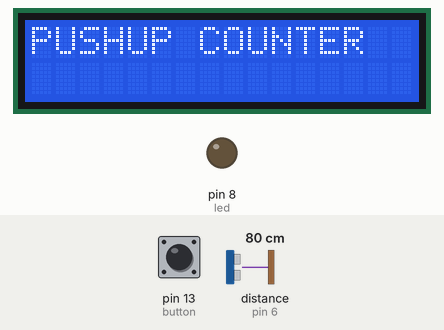
The sketch below on a simulated Arduino Uno, built with avr-gcc and run on an emulated ATmega328P. Parts: 16×2 character LCD, output pins drawn as LEDs (lit = HIGH). Wiring (inferred from the names in the program): ultrasonic range finder: trigger pin 7; echo pin 6. The test bench sets the inputs (shaded band); at power-on: pin 13 (button) LOW, distance to the obstacle (sensor on pin 6) 80 cm. The echo pulse lasts 58.3 µs per cm; pins used as bus, display or sensor lines are not drawn.

Above: at 0.1 s.
3.3 s: pin 13 (button) pulled HIGH for 1 s
At 5.8 s:
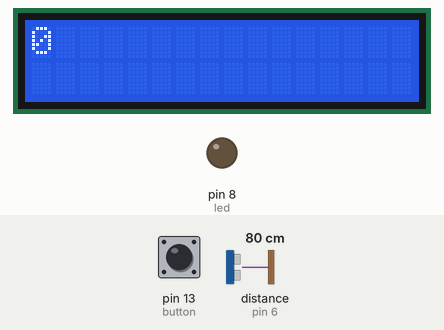
6.1 s: distance to the obstacle (sensor on pin 6) set to 2 cm
At 7.1 s:
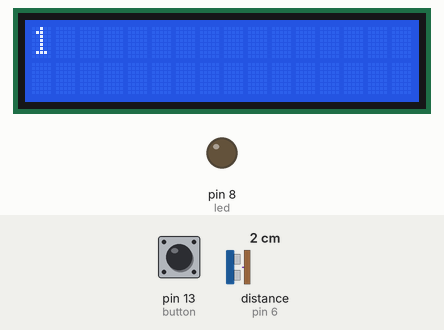
7.9 s: pin 13 (button) pulled HIGH for 3.2 s
At 8.3 s:
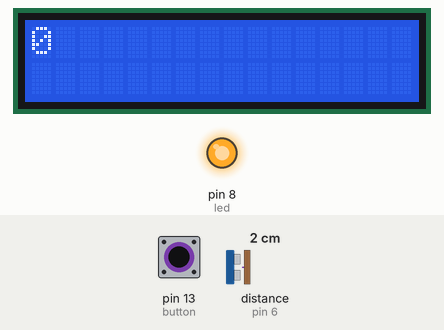
Timing chart, 0 to 12.9 s (numbered marks = the images above; inputs shaded):
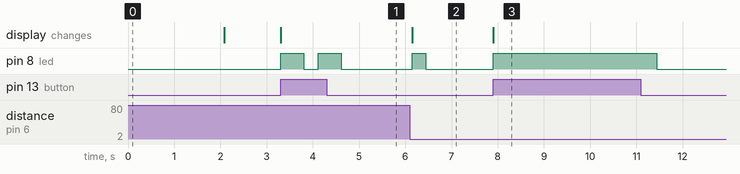

Measured:
- after the input at 3.3 s, pin 8 (led): alternates HIGH for 0.50 s and LOW for 0.31 s, 4 changes in all, then stays LOW, starting at once; the display: changes at once (image 1)
- after the input at 6.1 s, pin 8 (led): LOW → HIGH after 0.05 s, → LOW 0.30 s later; the display: changes after 0.05 s (image 2)
- after the input at 7.9 s, pin 8 (led): LOW → HIGH at once, → LOW 3.5 s later; the display: changes at once (image 3)

The sketch:

sketch_may15c.ino
```cpp
#include <Wire.h> // I2C 통신
#include <LiquidCrystal_I2C.h>
LiquidCrystal_I2C lcd(0x27, 16,2); // LCD 16x2 문자열 출력

int trigPin = 7; // 발신부 핀
int echoPin = 6; // 수신부 핀
int led = 8; // LED 핀
int button = 13; // 버튼(switch) 핀

int cnt; // count : 횟수 세는 용
long pre_distance; // 이전 거리 : 30cm 이상 멀어졌는지 확인 용
long cur_distance; // 현재 거리 : 10cm 이하로 가까워졌는지 확인 용

boolean buttonState = false; // 버튼 상태 초기화 = 풀다운 저항 (0V LOW / 5V HIGH)
boolean buttonSwitch_state_old = LOW; // 버튼 이전 상태
boolean buttonSwitch_state_new = LOW; // 버튼 현재 상태

void setup() {
  Serial.begin(9600); // 데스크톱과의 시리얼 통신
  pinMode(echoPin, INPUT); // 수신부 입력
  pinMode(trigPin, OUTPUT); // 발신부 출력
  pinMode(led, OUTPUT); // LED 출력
  pinMode(button, INPUT); // 버튼 입력

  lcd.init(); // lcd 초기화
  lcd.backlight(); // 백라이트
  lcd.setCursor(0,0); // 커서 왼쪽 정렬
  lcd.print("PUSHUP COUNTER"); // 초기 출력
  delay(2000); // 해당 출력 3초 보이기
  lcd.clear(); // 지우기
  pre_distance = 300;
  cnt = 0; // 횟수 초기화
}

void loop() {
  long duration; // 거리 변수
  digitalWrite(trigPin, HIGH); // 발신부에서 초음파 발생
  delayMicroseconds(10); // 마이크로초 이후
  digitalWrite(trigPin, LOW); // 발생 중지

  duration = pulseIn(echoPin, HIGH); // 수신부에서 수신되는 펄스의 HIGH 구간 길이 측정
  cur_distance = ((float)(340 * duration) / 1000) / 2; // 현재 거리로 계산

  if(cur_distance <= 100){ // 100mm = 10cm
    if(pre_distance >= 300){ // 300mm = 30cm
      pre_distance = cur_distance; // 이전 거리 갱신
      cnt++; // 횟수 증가
      lcd.clear(); // LCD 화면 초기화
      lcd.print(cnt); // 횟수 출력
      digitalWrite(led, HIGH); // 횟수 바뀌었으므로 LED 켜졌다가
      delay(300); // 0.3초 이후 ((반짝))
      digitalWrite(led, LOW); // 다시 꺼짐
    }
  }
  else{
    pre_distance = cur_distance; // 이전 거리 갱신
    delay(300); // 0.3초 딜레이
  }

  if( digitalRead(button) ){ // 버튼 입력 있으면 실행
    buttonSwitch_state_new = digitalRead(button); // 버튼 상태 읽기
    delay(1);  // 채터링 방지
    if(buttonSwitch_state_new != buttonSwitch_state_old) { // 버튼 상태 달라졌으면 실행
      if(buttonSwitch_state_new == HIGH) { // 버튼 현재 상태가 high (누름)이면 실행
        cnt = 0; // 횟수 0으로 초기화
        lcd.clear(); // LCD 화면 초기화
        lcd.print(cnt); // 횟수 출력 (0)
        digitalWrite(led, HIGH); //  횟수 바뀌었으므로 LED 켜졌다가
        delay(500); // 0.5초 이후
        digitalWrite(led, LOW); // 다시 꺼짐
      }
    }
  }
}
```
